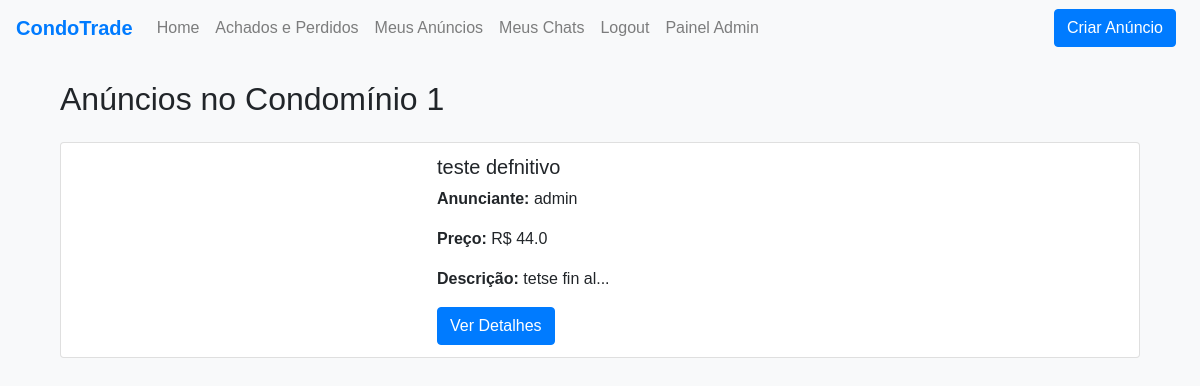
/1/view_ads (signed in), run on the app's committed database.
### app.py (models this page shows, shortened)
class Ad(db.Model):
    id = db.Column(db.Integer, primary_key=True)
    title = db.Column(db.String(100), nullable=False)
    description = db.Column(db.Text, nullable=False)
    price = db.Column(db.Float, nullable=False)
    photos = db.relationship('Photo', back_populates='ad', cascade='all, delete-orphan')
    is_highlighted = db.Column(db.Boolean, default=False)
    created_at = db.Column(db.DateTime, default=datetime.utcnow)
    published_at = db.Column(db.DateTime, nullable=True)
    expires_at = db.Column(db.DateTime, nullable=True)
    views = db.Column(db.Integer, default=0)
    user_id = db.Column(db.Integer, db.ForeignKey('user.id'), nullable=False)
    condo_id = db.Column(db.Integer, db.ForeignKey('condo.id'), nullable=False)
    plan_id = db.Column(db.Integer, db.ForeignKey('plan.id'), nullable=False)
    is_paid = db.Column(db.Boolean, default=False)
    payment_reference = db.Column(db.String(100), nullable=True)
    payment_qrcode = db.Column(db.String(500), nullable=True)
    status = db.Column(db.String(20), nullable=False, default='pendente')
    renewed_at = db.Column(db.DateTime, nullable=True)
    user = db.relationship('User', back_populates='ads')
    condo = db.relationship('Condo', back_populates='ads')
    plan = db.relationship('Plan', back_populates='ads')

class User(db.Model, UserMixin):
    id = db.Column(db.Integer, primary_key=True)
    username = db.Column(db.String(64), unique=True, nullable=False)
    email = db.Column(db.String(120), unique=True, nullable=True)
    cpf = db.Column(db.String(11), unique=True, nullable=False)
    password = db.Column(db.String(128), nullable=False)
    data_de_nascimento = db.Column(db.Date, nullable=False)
    condo_id = db.Column(db.Integer, db.ForeignKey('condo.id'), nullable=True)
    first_login = db.Column(db.Boolean, default=True, nullable=False)
    role = db.Column(db.String(20), nullable=False, default='user')
    condo = db.relationship('Condo', back_populates='users', foreign_keys=[condo_id])
    ads = db.relationship('Ad', back_populates='user', cascade='all, delete-orphan')
    services = db.relationship('Service', back_populates='user', cascade='all, delete-orphan')
    lost_and_found = db.relationship('LostAndFound', back_populates='user')
    conversations = db.relationship('Conversation', back_populates='buyer', foreign_keys='Conversation.buyer_id')
    sold_conversations = db.relationship('Conversation', back_populates='seller', foreign_keys='Conversation.seller_id')

### app.py (the view)
@app.route('/<int:condo_id>/view_ads', methods=['GET'])
@login_required
def view_ads(condo_id):
    ads = Ad.query.filter_by(condo_id=condo_id).all()
    return render_template('view_ads.html', ads=ads, condo_id=condo_id)

### app.py (called while the page is built)
@login_manager.user_loader
def load_user(user_id):
    return db.session.get(User, int(user_id))

### templates/view_ads.html (shortened to what this page needs)
{% extends "base.html" %}
{% block content %}
<div class="container mt-4">
    <h2>Anúncios no Condomínio {{ condo_id }}</h2>
    <ul class="list-group mt-4">
        {% for ad in ads %}
        <li class="list-group-item">
            <div class="row">
                <div class="col-md-4">
                </div>
                <div class="col-md-8">
                    <h5>{{ ad.title }}</h5>
                    <p><strong>Anunciante:</strong> {{ ad.user.username }}</p>
                    <p><strong>Preço:</strong> R$ {{ ad.price }}</p>
                    <p><strong>Descrição:</strong> {{ ad.description[:100] }}...</p>
                    <a href="{{ url_for('view_ad', ad_id=ad.id) }}" class="btn btn-primary">Ver Detalhes</a>
                </div>
            </div>
        </li>
        {% endfor %}
    </ul>
</div>
{% endblock %}

### templates/base.html (style rules this page uses)
body { font-family: Arial, sans-serif; background-color: #f8f9fa; }
.container { margin-top: 20px; }
.btn-primary, .btn-create-ad, .btn-create-service, .btn-create-lost-found { background-color: #007bff; border-color: #007bff; color: #fff; }

### data on the page
Ad: title "teste defnitivo", user.username "admin", price "44.0", description "tetse fin al"

### other printed values
{{ condo_id }} "1"
